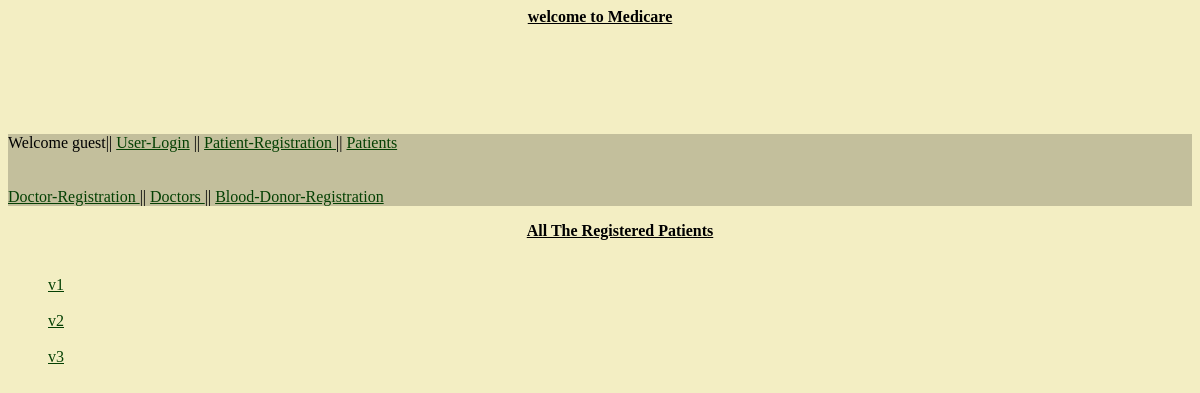
Before: /patients/patientdata/ with the older database file.
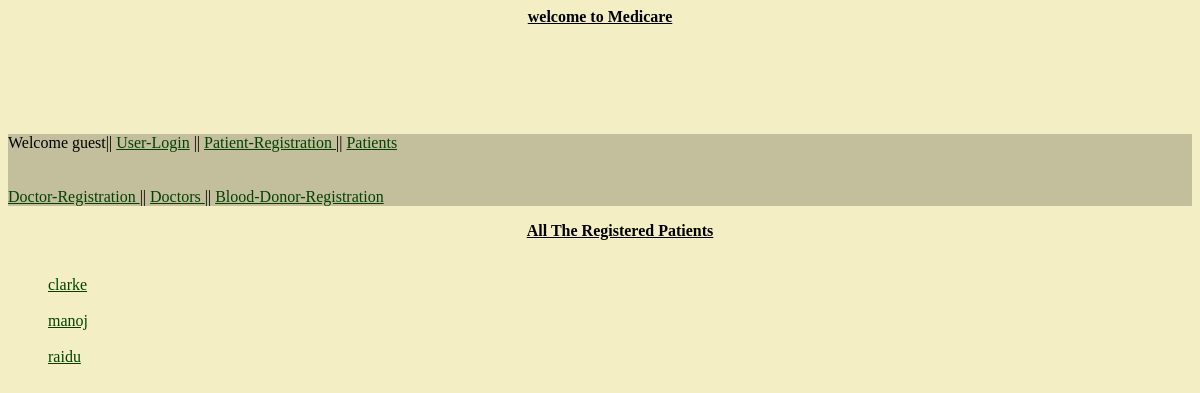
After: the same page with the newer database file.
### patients/models.py (models this page shows)
class Patients(models.Model):
    patient = models.ForeignKey(User)
    patient_name = models.CharField(max_length = 30)
    disease_name = models.CharField(max_length = 30)
    symptoms     = models.TextField()
    age          = models.IntegerField()
    gender       = models.CharField(max_length = 6)
    mobile_no    = models.IntegerField()
    img_upload = models.FileField(upload_to = 'document')

### patients/views.py (the view)
def patientdata(request):
    users = Patients.objects.all()
    return render_to_response('patients/userhome.html',locals())

### templates/patients/userhome.html (shortened to what this page needs)
{% extends "base.html" %}
{% block content %}
<ul>
              <center><b><u>All The Registered Patients</center></b></u>
   {%  for post in users %}
        <br><br>
       <a href = "/patients/showdata/{{ post.id }}">{{ post.patient_name }}</a>
    {%  endfor %}
</ul>
<br><br><br>
{% endblock  %}

Changed rows visible on the page:
removed Patients: patient_name "v1"
removed Patients: patient_name "v3"
changed Patients: patient_name "v2" → "clarke"
added Patients: patient_name "manoj"
added Patients: patient_name "raidu"
